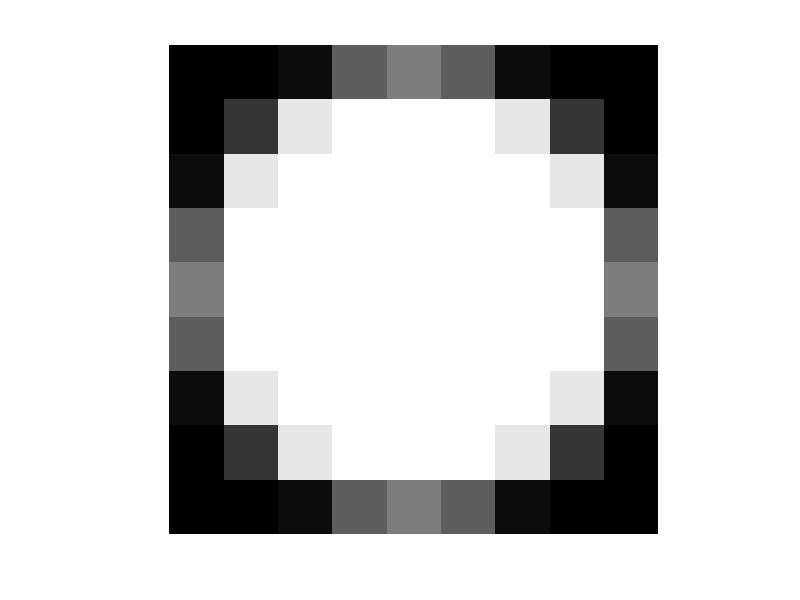
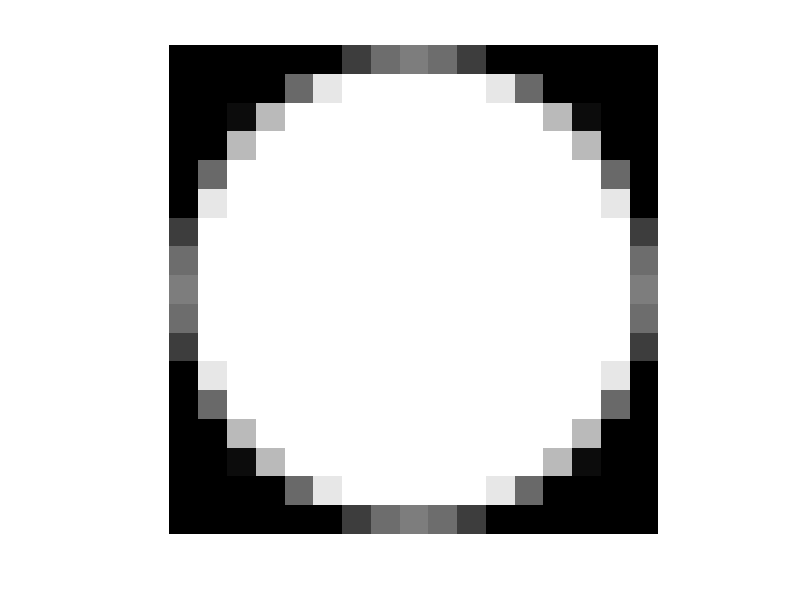
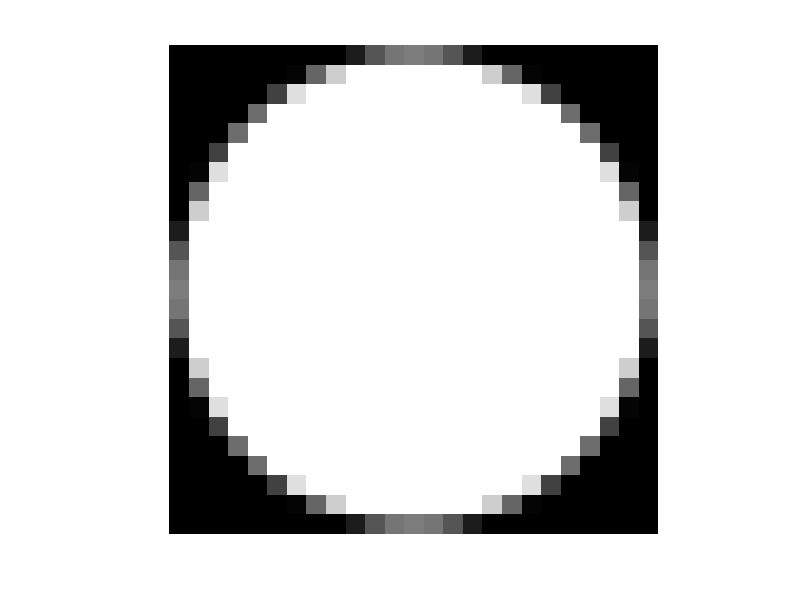
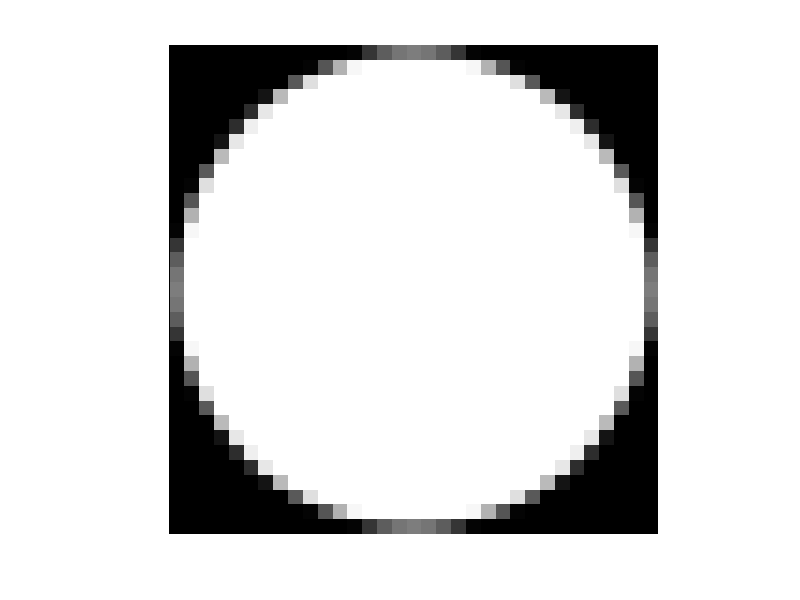

MATLAB code to generate these figures, in order:
function[] = myhelper()
    H1 = fspecial('disk',4);
    H2 = fspecial('disk',8);
    H3 = fspecial('disk',12);
    H4 = fspecial('disk',16);
    H5 = fspecial('disk',20);
    figure,imshow(mat2gray(H1));
    figure,imshow(mat2gray(H2));
    figure,imshow(mat2gray(H3));
    figure,imshow(mat2gray(H4));
    figure,imshow(mat2gray(H5));

    H6 = fspecial('disk',8);
    H7 = fspecial('disk',16);
    H8 = fspecial('disk',24);
    H9 = fspecial('disk',32);
    H10 = fspecial('disk',20);
    figure,imshow(mat2gray(H6));
    figure,imshow(mat2gray(H7));
    figure,imshow(mat2gray(H8));
    figure,imshow(mat2gray(H9));
    figure,imshow(mat2gray(H10));    
    
end